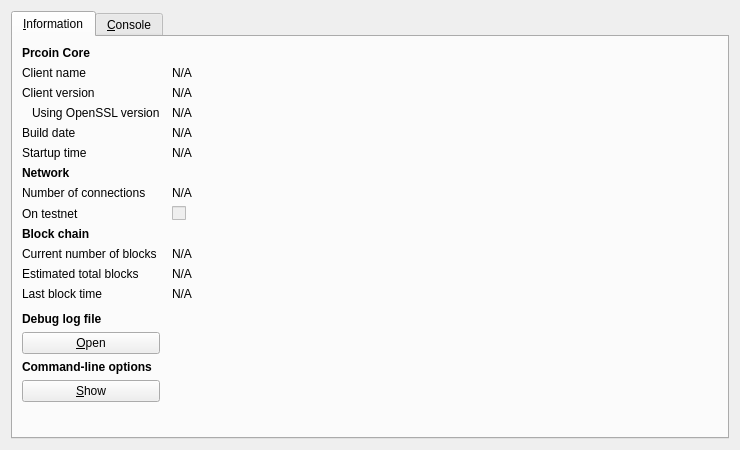
<?xml version="1.0" encoding="UTF-8"?>
<ui version="4.0">
 <class>RPCConsole</class>
 <widget class="QDialog" name="RPCConsole">
  <property name="geometry">
   <rect>
    <x>0</x>
    <y>0</y>
    <width>740</width>
    <height>450</height>
   </rect>
  </property>
  <property name="windowTitle">
   <string>Prcoin - Debug window</string>
  </property>
  <layout class="QVBoxLayout" name="verticalLayout_2">
   <item>
    <widget class="QTabWidget" name="tabWidget">
     <property name="currentIndex">
      <number>0</number>
     </property>
     <widget class="QWidget" name="tab_info">
      <attribute name="title">
       <string>&amp;Information</string>
      </attribute>
      <layout class="QGridLayout" name="gridLayout" columnstretch="0,1">
       <property name="horizontalSpacing">
        <number>12</number>
       </property>
       <item row="0" column="0">
        <widget class="QLabel" name="label_9">
         <property name="font">
          <font>
           <weight>75</weight>
           <bold>true</bold>
          </font>
         </property>
         <property name="text">
          <string>Prcoin Core</string>
         </property>
        </widget>
       </item>
       <item row="1" column="0">
        <widget class="QLabel" name="label_5">
         <property name="text">
          <string>Client name</string>
         </property>
        </widget>
       </item>
       <item row="1" column="1">
        <widget class="QLabel" name="clientName">
         <property name="cursor">
          <cursorShape>IBeamCursor</cursorShape>
         </property>
         <property name="text">
          <string>N/A</string>
         </property>
         <property name="textFormat">
          <enum>Qt::PlainText</enum>
         </property>
         <property name="textInteractionFlags">
          <set>Qt::LinksAccessibleByMouse|Qt::TextSelectableByKeyboard|Qt::TextSelectableByMouse</set>
         </property>
        </widget>
       </item>
       <item row="2" column="0">
        <widget class="QLabel" name="label_6">
         <property name="text">
          <string>Client version</string>
         </property>
        </widget>
       </item>
       <item row="2" column="1">
        <widget class="QLabel" name="clientVersion">
         <property name="cursor">
          <cursorShape>IBeamCursor</cursorShape>
         </property>
         <property name="text">
          <string>N/A</string>
         </property>
         <property name="textFormat">
          <enum>Qt::PlainText</enum>
         </property>
         <property name="textInteractionFlags">
          <set>Qt::LinksAccessibleByMouse|Qt::TextSelectableByKeyboard|Qt::TextSelectableByMouse</set>
         </property>
        </widget>
       </item>
       <item row="3" column="0">
        <widget class="QLabel" name="label_14">
         <property name="text">
          <string>Using OpenSSL version</string>
         </property>
         <property name="indent">
          <number>10</number>
         </property>
        </widget>
       </item>
       <item row="3" column="1">
        <widget class="QLabel" name="openSSLVersion">
         <property name="cursor">
          <cursorShape>IBeamCursor</cursorShape>
         </property>
         <property name="text">
          <string>N/A</string>
         </property>
         <property name="textFormat">
          <enum>Qt::PlainText</enum>
         </property>
         <property name="textInteractionFlags">
          <set>Qt::LinksAccessibleByMouse|Qt::TextSelectableByKeyboard|Qt::TextSelectableByMouse</set>
         </property>
        </widget>
       </item>
       <item row="4" column="0">
        <widget class="QLabel" name="label_12">
         <property name="text">
          <string>Build date</string>
         </property>
        </widget>
       </item>
       <item row="4" column="1">
        <widget class="QLabel" name="buildDate">
         <property name="cursor">
          <cursorShape>IBeamCursor</cursorShape>
         </property>
         <property name="text">
          <string>N/A</string>
         </property>
         <property name="textFormat">
          <enum>Qt::PlainText</enum>
         </property>
         <property name="textInteractionFlags">
          <set>Qt::LinksAccessibleByMouse|Qt::TextSelectableByKeyboard|Qt::TextSelectableByMouse</set>
         </property>
        </widget>
       </item>
       <item row="5" column="0">
        <widget class="QLabel" name="label_13">
         <property name="text">
          <string>Startup time</string>
         </property>
        </widget>
       </item>
       <item row="5" column="1">
        <widget class="QLabel" name="startupTime">
         <property name="cursor">
          <cursorShape>IBeamCursor</cursorShape>
         </property>
         <property name="text">
          <string>N/A</string>
         </property>
         <property name="textFormat">
          <enum>Qt::PlainText</enum>
         </property>
         <property name="textInteractionFlags">
          <set>Qt::LinksAccessibleByMouse|Qt::TextSelectableByKeyboard|Qt::TextSelectableByMouse</set>
         </property>
        </widget>
       </item>
       <item row="6" column="0">
        <widget class="QLabel" name="label_11">
         <property name="font">
          <font>
           <weight>75</weight>
           <bold>true</bold>
          </font>
         </property>
         <property name="text">
          <string>Network</string>
         </property>
        </widget>
       </item>
       <item row="7" column="0">
        <widget class="QLabel" name="label_7">
         <property name="text">
          <string>Number of connections</string>
         </property>
        </widget>
       </item>
       <item row="7" column="1">
        <widget class="QLabel" name="numberOfConnections">
         <property name="cursor">
          <cursorShape>IBeamCursor</cursorShape>
         </property>
         <property name="text">
          <string>N/A</string>
         </property>
         <property name="textFormat">
          <enum>Qt::PlainText</enum>
         </property>
         <property name="textInteractionFlags">
          <set>Qt::LinksAccessibleByMouse|Qt::TextSelectableByKeyboard|Qt::TextSelectableByMouse</set>
         </property>
        </widget>
       </item>
       <item row="8" column="0">
        <widget class="QLabel" name="label_8">
         <property name="text">
          <string>On testnet</string>
         </property>
        </widget>
       </item>
       <item row="8" column="1">
        <widget class="QCheckBox" name="isTestNet">
         <property name="enabled">
          <bool>false</bool>
         </property>
         <property name="text">
          <string/>
         </property>
        </widget>
       </item>
       <item row="9" column="0">
        <widget class="QLabel" name="label_10">
         <property name="font">
          <font>
           <weight>75</weight>
           <bold>true</bold>
          </font>
         </property>
         <property name="text">
          <string>Block chain</string>
         </property>
        </widget>
       </item>
       <item row="10" column="0">
        <widget class="QLabel" name="label_3">
         <property name="text">
          <string>Current number of blocks</string>
         </property>
        </widget>
       </item>
       <item row="10" column="1">
        <widget class="QLabel" name="numberOfBlocks">
         <property name="cursor">
          <cursorShape>IBeamCursor</cursorShape>
         </property>
         <property name="text">
          <string>N/A</string>
         </property>
         <property name="textFormat">
          <enum>Qt::PlainText</enum>
         </property>
         <property name="textInteractionFlags">
          <set>Qt::LinksAccessibleByMouse|Qt::TextSelectableByKeyboard|Qt::TextSelectableByMouse</set>
         </property>
        </widget>
       </item>
       <item row="11" column="0">
        <widget class="QLabel" name="label_4">
         <property name="text">
          <string>Estimated total blocks</string>
         </property>
        </widget>
       </item>
       <item row="11" column="1">
        <widget class="QLabel" name="totalBlocks">
         <property name="cursor">
          <cursorShape>IBeamCursor</cursorShape>
         </property>
         <property name="text">
          <string>N/A</string>
         </property>
         <property name="textFormat">
          <enum>Qt::PlainText</enum>
         </property>
         <property name="textInteractionFlags">
          <set>Qt::LinksAccessibleByMouse|Qt::TextSelectableByKeyboard|Qt::TextSelectableByMouse</set>
         </property>
        </widget>
       </item>
       <item row="12" column="0">
        <widget class="QLabel" name="label_2">
         <property name="text">
          <string>Last block time</string>
         </property>
        </widget>
       </item>
       <item row="12" column="1">
        <widget class="QLabel" name="lastBlockTime">
         <property name="cursor">
          <cursorShape>IBeamCursor</cursorShape>
         </property>
         <property name="text">
          <string>N/A</string>
         </property>
         <property name="textFormat">
          <enum>Qt::PlainText</enum>
         </property>
         <property name="textInteractionFlags">
          <set>Qt::LinksAccessibleByMouse|Qt::TextSelectableByKeyboard|Qt::TextSelectableByMouse</set>
         </property>
        </widget>
       </item>
       <item row="13" column="0">
        <spacer name="verticalSpacer_2">
         <property name="orientation">
          <enum>Qt::Vertical</enum>
         </property>
         <property name="sizeHint" stdset="0">
          <size>
           <width>20</width>
           <height>20</height>
          </size>
         </property>
        </spacer>
       </item>
       <item row="14" column="0">
        <widget class="QLabel" name="labelDebugLogfile">
         <property name="font">
          <font>
           <weight>75</weight>
           <bold>true</bold>
          </font>
         </property>
         <property name="text">
          <string>Debug log file</string>
         </property>
        </widget>
       </item>
       <item row="15" column="0">
        <widget class="QPushButton" name="openDebugLogfileButton">
         <property name="toolTip">
          <string>Open the Prcoin debug log file from the current data directory. This can take a few seconds for large log files.</string>
         </property>
         <property name="text">
          <string>&amp;Open</string>
         </property>
         <property name="autoDefault">
          <bool>false</bool>
         </property>
        </widget>
       </item>
       <item row="16" column="0">
        <widget class="QLabel" name="labelCLOptions">
         <property name="font">
          <font>
           <weight>75</weight>
           <bold>true</bold>
          </font>
         </property>
         <property name="text">
          <string>Command-line options</string>
         </property>
        </widget>
       </item>
       <item row="17" column="0">
        <widget class="QPushButton" name="showCLOptionsButton">
         <property name="toolTip">
          <string>Show the Prcoin-Qt help message to get a list with possible Prcoin command-line options.</string>
         </property>
         <property name="text">
          <string>&amp;Show</string>
         </property>
         <property name="autoDefault">
          <bool>false</bool>
         </property>
        </widget>
       </item>
       <item row="18" column="0">
        <spacer name="verticalSpacer">
         <property name="orientation">
          <enum>Qt::Vertical</enum>
         </property>
         <property name="sizeHint" stdset="0">
          <size>
           <width>20</width>
           <height>40</height>
          </size>
         </property>
        </spacer>
       </item>
      </layout>
     </widget>
     <widget class="QWidget" name="tab_console">
      <attribute name="title">
       <string>&amp;Console</string>
      </attribute>
      <layout class="QVBoxLayout" name="verticalLayout_3">
       <property name="spacing">
        <number>3</number>
       </property>
       <item>
        <widget class="QTextEdit" name="messagesWidget">
         <property name="minimumSize">
          <size>
           <width>0</width>
           <height>100</height>
          </size>
         </property>
         <property name="readOnly">
          <bool>true</bool>
         </property>
         <property name="tabKeyNavigation" stdset="0">
          <bool>false</bool>
         </property>
         <property name="columnCount" stdset="0">
          <number>2</number>
         </property>
        </widget>
       </item>
       <item>
        <layout class="QHBoxLayout" name="horizontalLayout">
         <property name="spacing">
          <number>3</number>
         </property>
         <item>
          <widget class="QLabel" name="label">
           <property name="text">
            <string notr="true">&gt;</string>
           </property>
          </widget>
         </item>
         <item>
          <widget class="QLineEdit" name="lineEdit"/>
         </item>
         <item>
          <widget class="QPushButton" name="clearButton">
           <property name="maximumSize">
            <size>
             <width>24</width>
             <height>24</height>
            </size>
           </property>
           <property name="toolTip">
            <string>Clear console</string>
           </property>
           <property name="text">
            <string/>
           </property>
           <property name="icon">
            <iconset resource="../bitcoin.qrc">
             <normaloff>:/icons/remove</normaloff>:/icons/remove</iconset>
           </property>
           <property name="shortcut">
            <string notr="true">Ctrl+L</string>
           </property>
           <property name="autoDefault">
            <bool>false</bool>
           </property>
          </widget>
         </item>
        </layout>
       </item>
      </layout>
     </widget>
    </widget>
   </item>
  </layout>
 </widget>
 <resources>
  <include location="../bitcoin.qrc"/>
 </resources>
 <connections/>
</ui>
